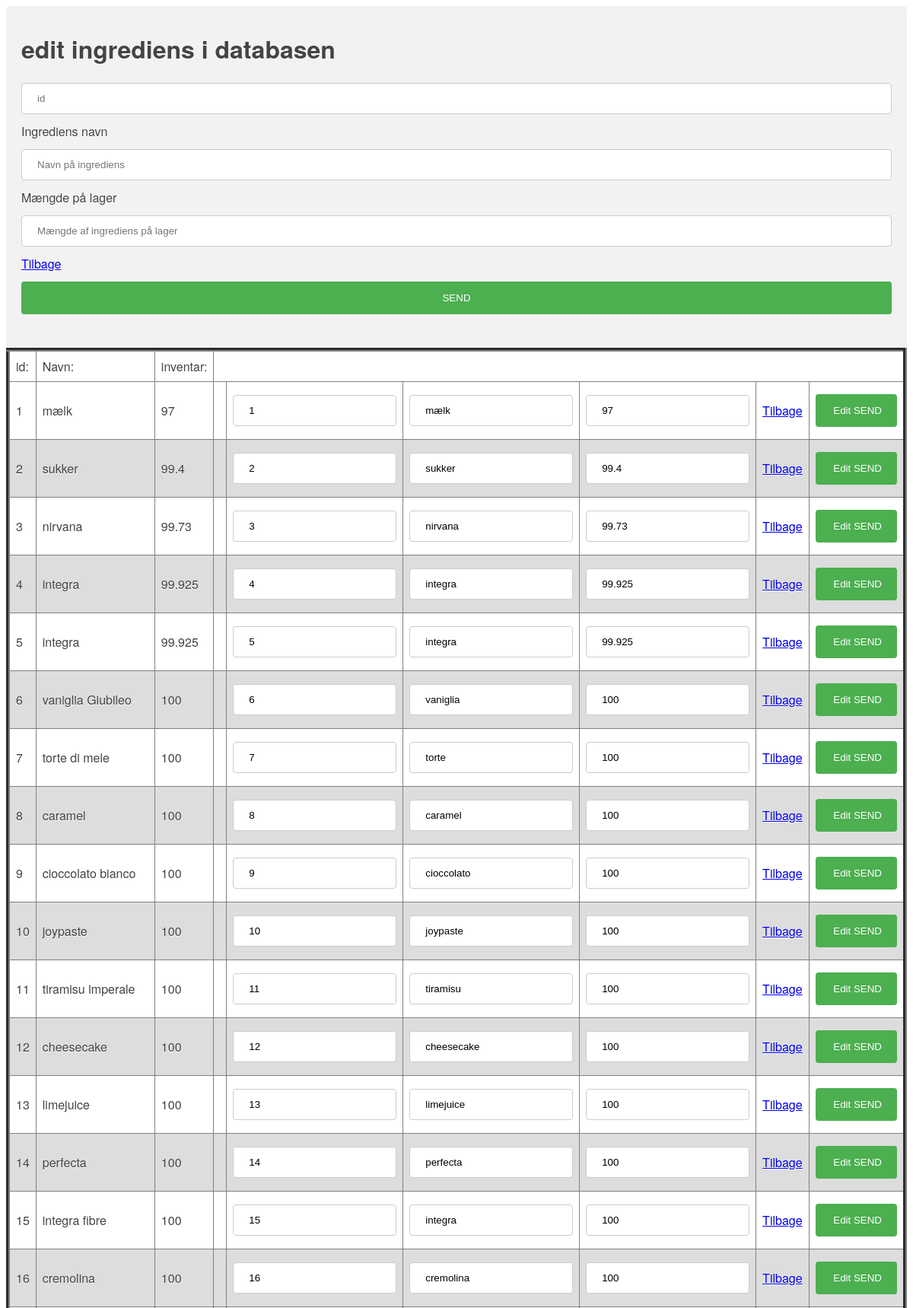
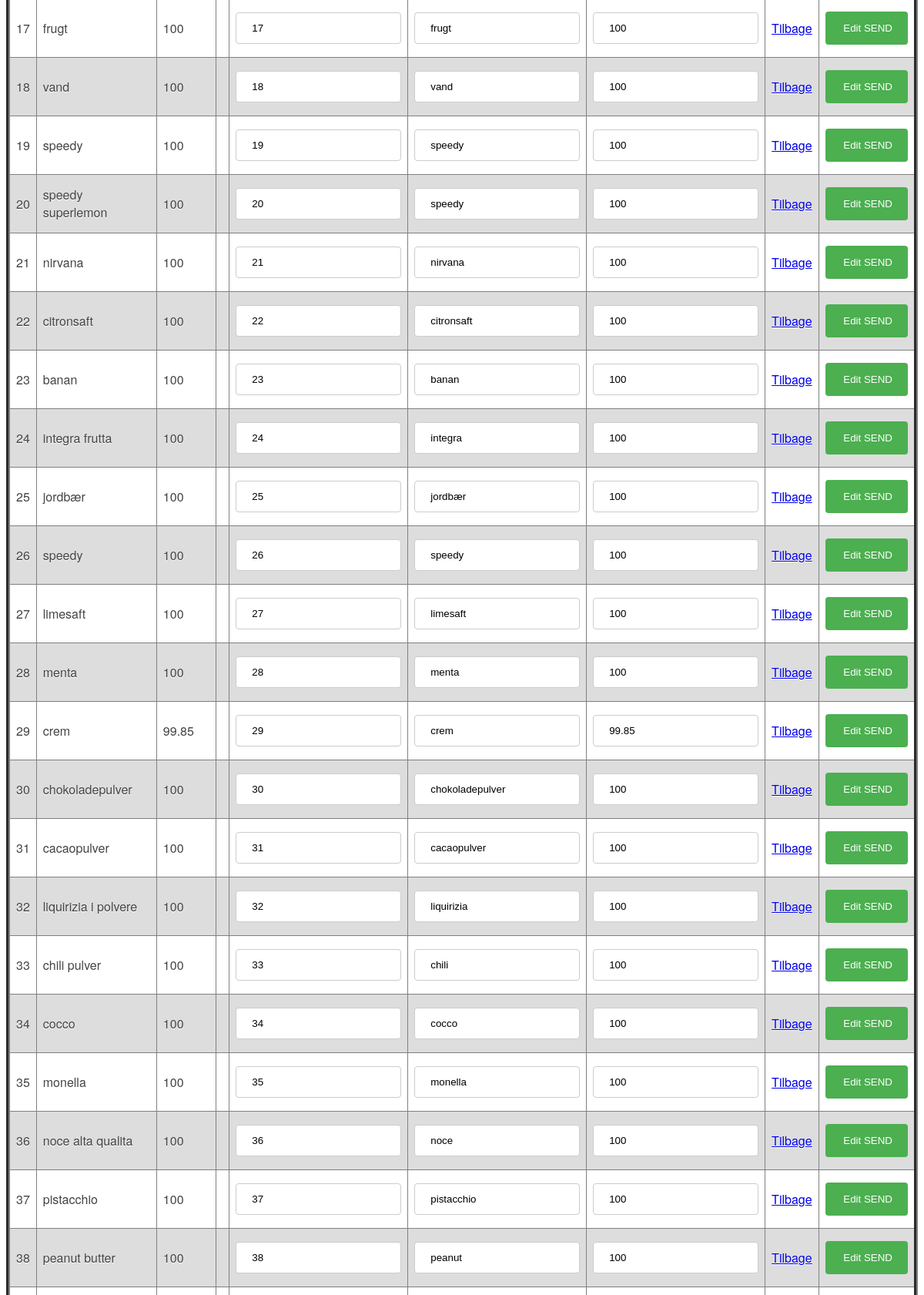
/ingEdit (upper part), run on the app's committed database (2 pictures, top to bottom).
### tables this page shows
CREATE TABLE "ingredienser" (
	"idIngredienser"	INTEGER NOT NULL,
	"navnING"	TEXT DEFAULT NULL,
	"inventar"	INTEGER DEFAULT NULL,
	PRIMARY KEY("idIngredienser" AUTOINCREMENT)
);

### app.py (the view, shortened to what this page needs)
@app.route('/ingEdit',  methods=['GET', 'POST'])
def editING():
    con = sqlite3.connect("/Users/win/Desktop/is/butikken.db")
    con.row_factory = sqlite3.Row
    cur = con.cursor()
    q = "select * from ingredienser"
    cur.execute(q)
    rows = cur.fetchall()
    return render_template("ingEdit.html",rows=rows)

### templates/ingEdit.html
<link rel="stylesheet" href="{{url_for('static', filename='style.css') }}" />
<div class="container" >
    <h1>edit ingrediens i databasen</h1>
    <form action="#" method="post">
        <input type="text" name="qid__input" placeholder="id"  >
        <label for="">Ingrediens navn</label>
        <br>
        <input  type="text" name="qedit_input_navn" placeholder="Navn på ingrediens"  >
        <br>
        <label for="">Mængde på lager</label>
        <br>
        <input type="text" name="qedit_inventory" placeholder="Mængde af ingrediens på lager">
        <br>
        <a href="/" class="submit">Tilbage</a>
        <input type="submit" class="btn btn-send" value="SEND">
    </form>
</div>
<center>
    <table border=5>
        <thead>
                <td>id: </td>
                <td>Navn: </td>
                <td>inventar: </td>
        </thead>
        {% for row in rows %}
            <tr>
                <td>{{row["idIngredienser"]}}</td>
                <td>{{row["navnING"]}}</td>
                <td>{{row["inventar"]}}</td>
                <td>
                    <form action="#" method="post">
                   <td>
                       <input type="text" readonly name="qid__input" value = {{row.idIngredienser}} placeholder="vælg id ">
                   <br>
                  </td>
                   <td>
                   <input type="text" name="qedit_input_navn" value = {{row.navnING}} placeholder="vælg navnet   ">
                   <br>
                   </td>
                <td>
                   <input type="text" name="qedit_inventory"  value = {{row.inventar}} placeholder="inventar   ">
                </td>
                   <td>
                   <a href="/" class="btn btn-details">Tilbage</a>
                   </td>
                   <td>
                   <input type="submit" class="btn btn-send"  value=" Edit SEND">
               </td>
                    </form>
                   </td>
           </tr>
        {% endfor %}
      </table>

### static/style.css (style rules this page uses)
table { border-collapse: collapse; width: 100%; }
th, td { text-align: left; padding: 8px; }
tr:nth-child(even) { background-color: #dddddd; }
input[type=text], select { width: 100%; padding: 12px 20px; margin: 8px 0; display: inline-block; border: 1px solid #ccc; border-radius: 4px; box-sizing: border-box; }
input[type=submit] { width: 100%; background-color: #4CAF50; color: white; padding: 14px 20px; margin: 8px 0; border: none; border-radius: 4px; cursor: pointer; }
div { border-radius: 5px; background-color: #f2f2f2; padding: 20px; }

### data on the page
ingredienser: idIngredienser "1", navnING "mælk", inventar "97", qid__input "1", qedit_input_navn "mælk", qedit_inventory "97"
ingredienser: idIngredienser "2", navnING "sukker", inventar "99.4", qid__input "2", qedit_input_navn "sukker", qedit_inventory "99.4"
ingredienser: idIngredienser "3", navnING "nirvana", inventar "99.73", qid__input "3", qedit_input_navn "nirvana", qedit_inventory "99.73"
ingredienser: idIngredienser "4", navnING "integra", inventar "99.925", qid__input "4", qedit_input_navn "integra", qedit_inventory "99.925"
ingredienser: idIngredienser "5", navnING "integra", inventar "99.925", qid__input "5", qedit_input_navn "integra", qedit_inventory "99.925"
ingredienser: idIngredienser "6", navnING "vaniglia Giubileo", inventar "100", qid__input "6", qedit_inventory "100"
ingredienser: idIngredienser "7", navnING "torte di mele", inventar "100", qid__input "7", qedit_inventory "100"
ingredienser: idIngredienser "8", navnING "caramel", inventar "100", qid__input "8", qedit_input_navn "caramel", qedit_inventory "100"
ingredienser: idIngredienser "9", navnING "cioccolato bianco", inventar "100", qid__input "9", qedit_inventory "100"
ingredienser: idIngredienser "10", navnING "joypaste", inventar "100", qid__input "10", qedit_input_navn "joypaste", qedit_inventory "100"
ingredienser: idIngredienser "11", navnING "tiramisu imperale", inventar "100", qid__input "11", qedit_inventory "100"
ingredienser: idIngredienser "12", navnING "cheesecake", inventar "100", qid__input "12", qedit_input_navn "cheesecake", qedit_inventory "100"
ingredienser: idIngredienser "13", navnING "limejuice", inventar "100", qid__input "13", qedit_input_navn "limejuice", qedit_inventory "100"
ingredienser: idIngredienser "14", navnING "perfecta", inventar "100", qid__input "14", qedit_input_navn "perfecta", qedit_inventory "100"
ingredienser: idIngredienser "15", navnING "integra fibre", inventar "100", qid__input "15", qedit_inventory "100"
ingredienser: idIngredienser "16", navnING "cremolina", inventar "100", qid__input "16", qedit_input_navn "cremolina", qedit_inventory "100"
ingredienser: idIngredienser "17", navnING "frugt", inventar "100", qid__input "17", qedit_input_navn "frugt", qedit_inventory "100"
ingredienser: idIngredienser "18", navnING "vand", inventar "100", qid__input "18", qedit_input_navn "vand", qedit_inventory "100"
ingredienser: idIngredienser "19", navnING "speedy", inventar "100", qid__input "19", qedit_input_navn "speedy", qedit_inventory "100"
ingredienser: idIngredienser "20", navnING "speedy superlemon", inventar "100", qid__input "20", qedit_inventory "100"
ingredienser: idIngredienser "21", navnING "nirvana", inventar "100", qid__input "21", qedit_input_navn "nirvana", qedit_inventory "100"
ingredienser: idIngredienser "22", navnING "citronsaft", inventar "100", qid__input "22", qedit_input_navn "citronsaft", qedit_inventory "100"
ingredienser: idIngredienser "23", navnING "banan", inventar "100", qid__input "23", qedit_input_navn "banan", qedit_inventory "100"
ingredienser: idIngredienser "24", navnING "integra frutta", inventar "100", qid__input "24", qedit_inventory "100"
ingredienser: idIngredienser "25", navnING "jordbær", inventar "100", qid__input "25", qedit_input_navn "jordbær", qedit_inventory "100"
ingredienser: idIngredienser "26", navnING "speedy", inventar "100", qid__input "26", qedit_input_navn "speedy", qedit_inventory "100"
ingredienser: idIngredienser "27", navnING "limesaft", inventar "100", qid__input "27", qedit_input_navn "limesaft", qedit_inventory "100"
ingredienser: idIngredienser "28", navnING "menta", inventar "100", qid__input "28", qedit_input_navn "menta", qedit_inventory "100"
ingredienser: idIngredienser "29", navnING "crem", inventar "99.85", qid__input "29", qedit_input_navn "crem", qedit_inventory "99.85"
ingredienser: idIngredienser "30", navnING "chokoladepulver", inventar "100", qid__input "30", qedit_input_navn "chokoladepulver", qedit_inventory "100"
ingredienser: idIngredienser "31", navnING "cacaopulver", inventar "100", qid__input "31", qedit_input_navn "cacaopulver", qedit_inventory "100"
ingredienser: idIngredienser "32", navnING "liquirizia i polvere", inventar "100", qid__input "32", qedit_inventory "100"
ingredienser: idIngredienser "33", navnING "chili pulver", inventar "100", qid__input "33", qedit_inventory "100"
ingredienser: idIngredienser "34", navnING "cocco", inventar "100", qid__input "34", qedit_input_navn "cocco", qedit_inventory "100"
ingredienser: idIngredienser "35", navnING "monella", inventar "100", qid__input "35", qedit_input_navn "monella", qedit_inventory "100"
ingredienser: idIngredienser "36", navnING "noce alta qualita", inventar "100", qid__input "36", qedit_inventory "100"
ingredienser: idIngredienser "37", navnING "pistacchio", inventar "100", qid__input "37", qedit_input_navn "pistacchio", qedit_inventory "100"
ingredienser: idIngredienser "38", navnING "peanut butter", inventar "100", qid__input "38", qedit_inventory "100"
